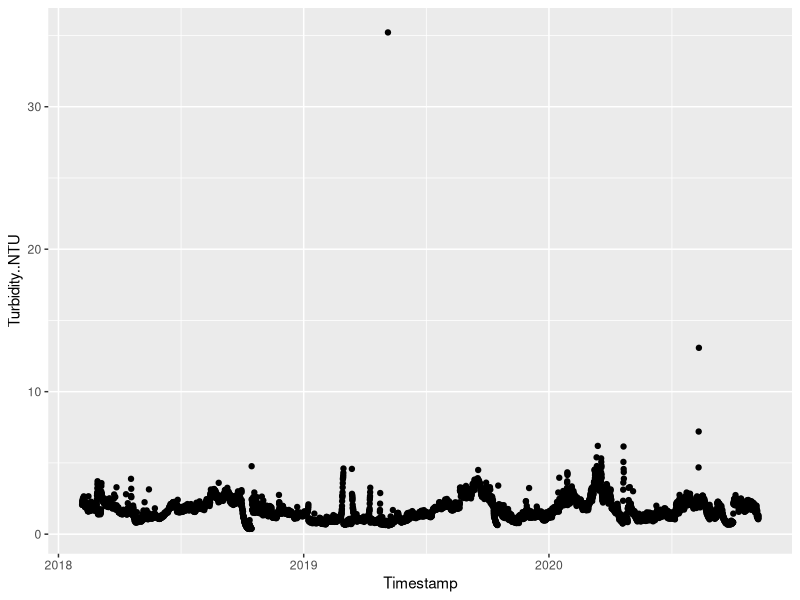
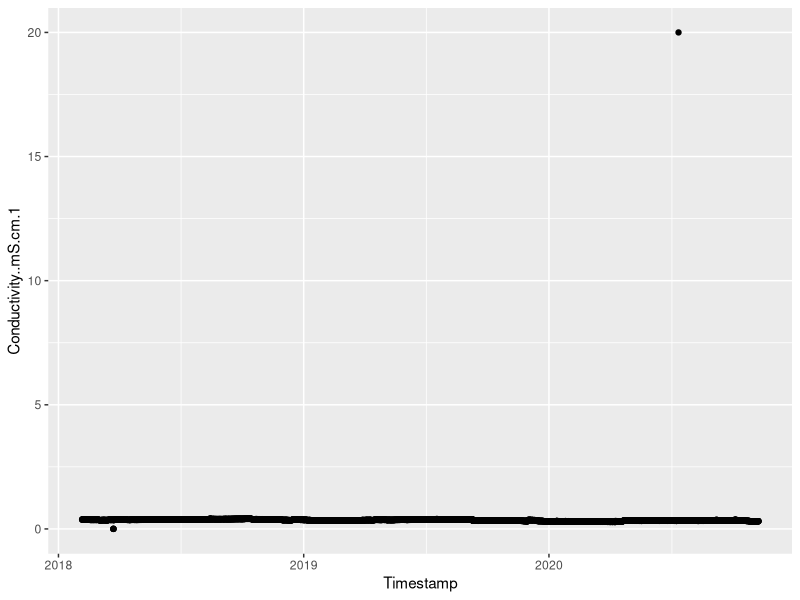
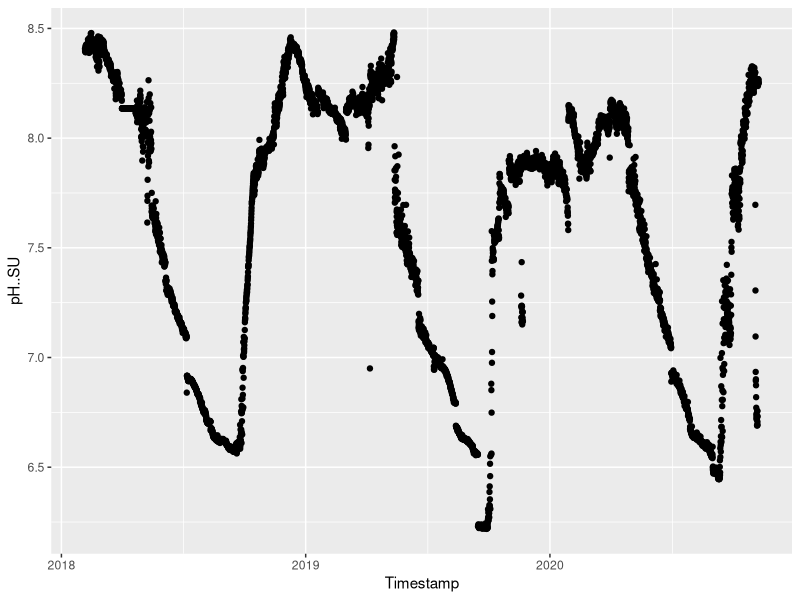
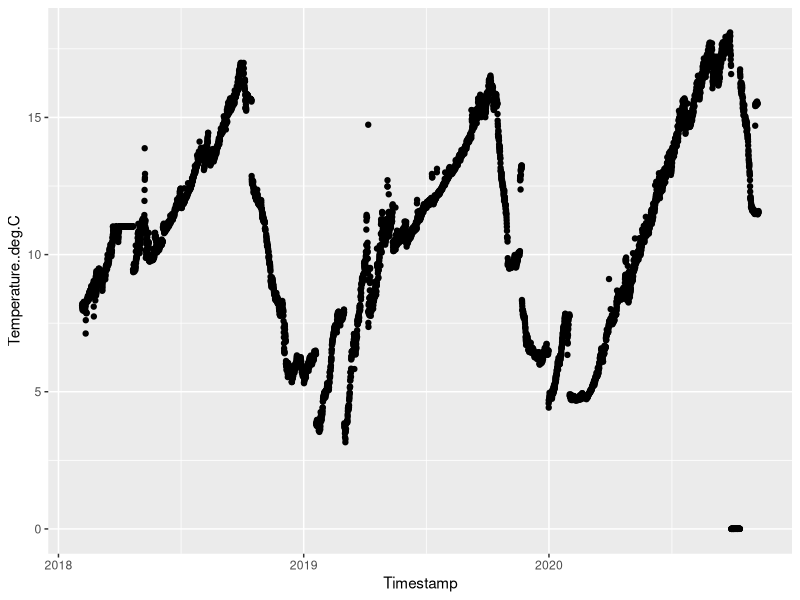
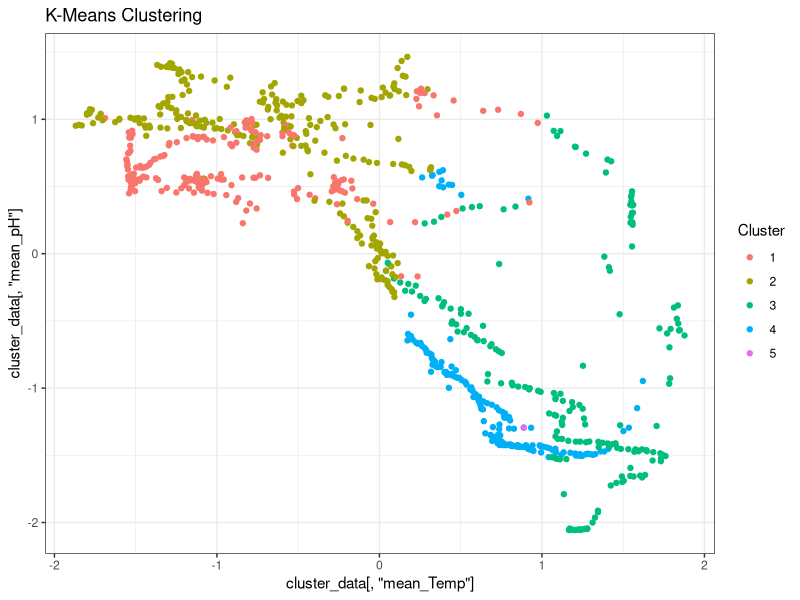

Reproduce these figures in R, in order.
## ---- chunk 1
knitr::opts_chunk$set(echo = TRUE)
## ---- chunk 2
library(dplyr)
library(tidyr)
library(lubridate)
library(ggplot2)

data = read.csv("RWAR_turb_cond_counts_pH_temp.csv")

data$Timestamp = mdy_hm(data$Timestamp)

# Trying to determine what rows have outliers.
# The goal is to go by column, remove outliers & average that day's data, then ultimately combine every column after it's cleaned to create our fully cleaned data frame.
# Then combine with alkalinity and hardness & coagulant doses data??

ggplot(data, aes(x = Timestamp, y = Turbidity..NTU)) +
  geom_point()

data[data$Turbidity..NTU > 10, ] # row 2701 and 5446

ggplot(data, aes(x = Timestamp, y = Conductivity..mS.cm.1)) +
  geom_point()

data[data$Conductivity..mS.cm.1 > 15, ] # row 5270

# Not sure what to do with particle count (PC) data just yet

ggplot(data, aes(x = Timestamp, y = pH..SU)) +
  geom_point()

ggplot(data, aes(x = Timestamp, y = Temperature..deg.C)) +
  geom_point()

## ---- chunk 3

df1 = read.csv("RWAR_temp_pH_cond_turb_cleaned.csv")
df2 = read.csv("alkalinity_hardness_cleaned.csv")
df3 = read.csv("CoagulantDoses_2017-20.csv")

df1 = df1 %>%
  mutate(Date = ymd(Timestamp))
df2 = df2 %>%
  mutate(Date = mdy(Date))
df3 = df3 %>%
  mutate(Date = mdy(Date))

# This merge is only keeping the rows that are in both data frames
# Not using df3 because I don't want our target variables to be included in the clustering
merged = df1 %>% inner_join(df2, by = "Date")
merged$Date = NULL # We already have the Timestamp column

cluster_data = merged %>%
  select(where(is.numeric)) %>%
  drop_na()

cluster_data = scale(cluster_data) # Standardize the data

cluster_fit = kmeans(cluster_data, centers = 5, nstart = 25)

merged$cluster = cluster_fit$cluster

# Interpretation

table(merged$cluster)
cluster_fit$centers

ggplot(merged, aes(x = cluster_data[ , "mean_Temp"], y = cluster_data[ , "mean_pH"], # you can compare any two columns
                   color = factor(cluster))) +
  geom_point() +
  labs(title = "K-Means Clustering", color = "Cluster") +
  theme_bw()


